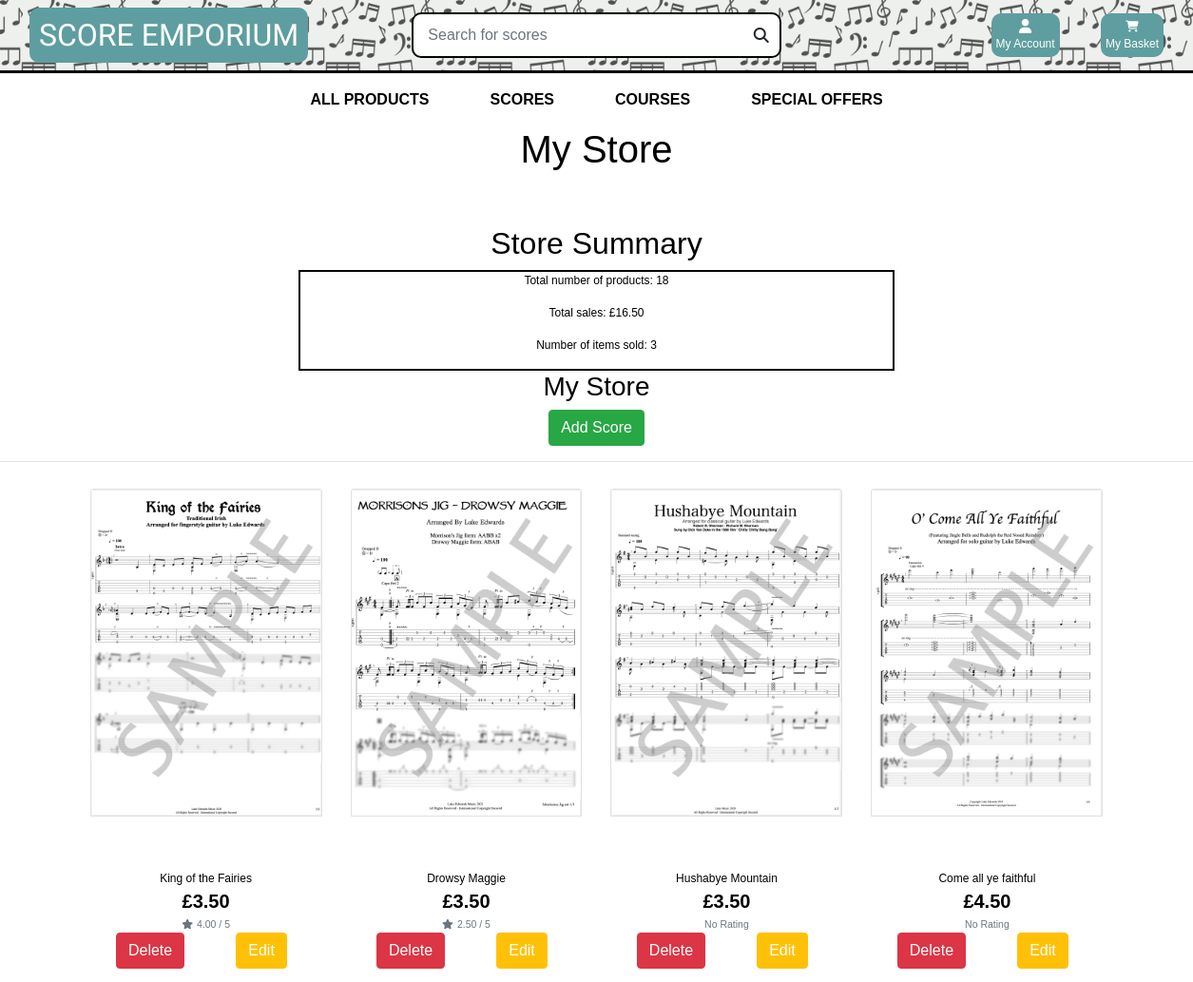
The page /profile/storefront/ (signed in, upper part) on the database as committed earlier.
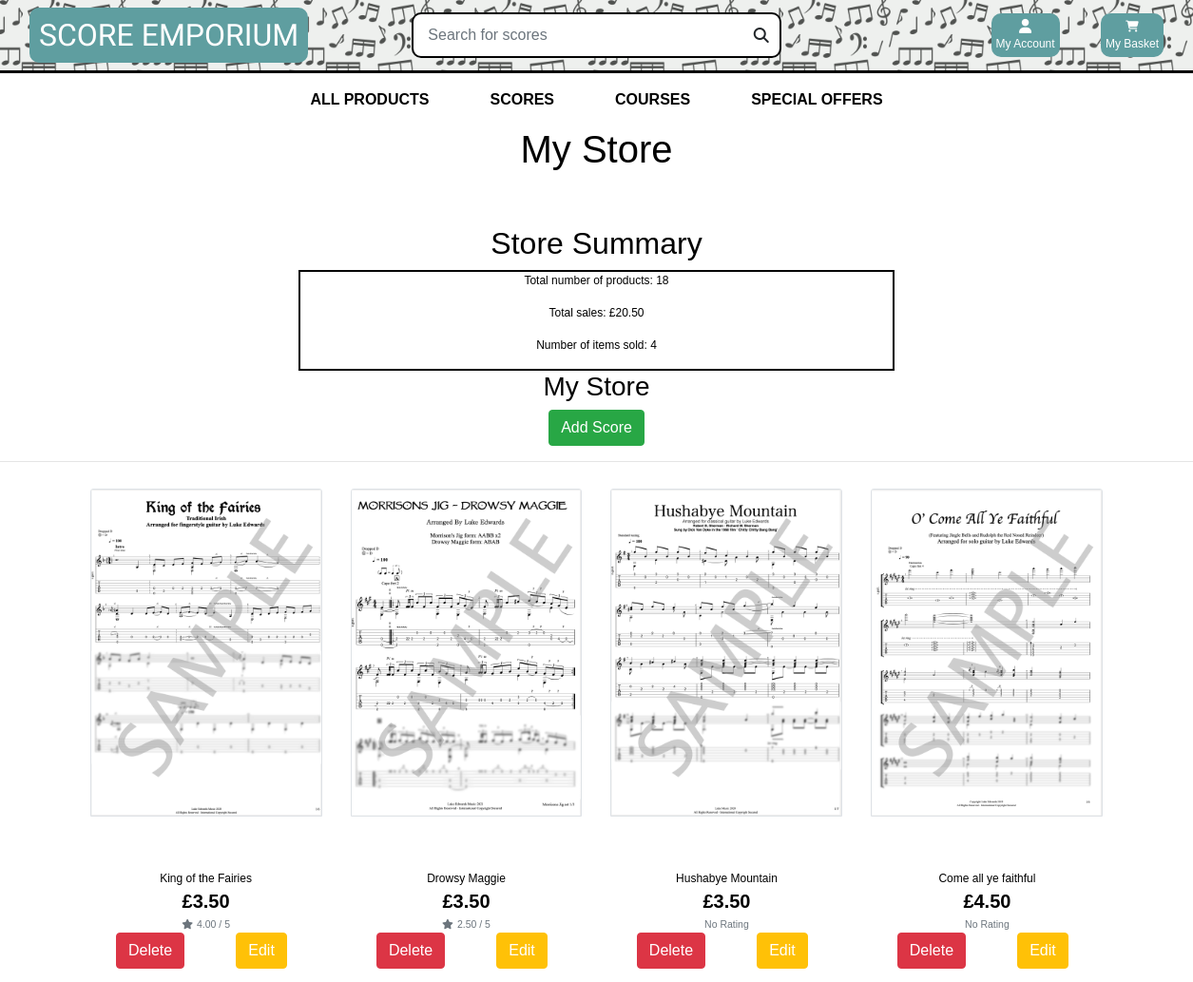
The same page on the database as committed later.
### user_profile/models.py (models this page shows, shortened)
class UserProfile(models.Model):
    user = models.OneToOneField(User, on_delete=models.CASCADE)
    purchased_scores = []
    sales_number = models.DecimalField(max_digits=10,decimal_places=0, default=0)
    sales_income = models.DecimalField(max_digits=10, decimal_places=2, default=0)
    money_due = models.DecimalField(max_digits=10, decimal_places=2, default=0)

### user_profile/views.py (the view)
# urls.py: path('storefront/', views.user_store, name='storefront'),
def user_store(request):
    profile = get_object_or_404(UserProfile, user=request.user)
    orders = profile.orders.all()
    products = Product.objects.all()
    all_products = products
    username= request.user.username
    queries = Q(vendor__iexact=username)
    products = products.filter(queries)
    product_number = products.count()
    purchased_scores = UserProfile.purchased_scores
    sales_number = profile.sales_number
    sales_income = profile.sales_income
    money_due = profile.money_due
    context = {
        'products': products,
        'username': username,
        'product_number': product_number,
        'purchased_scores': purchased_scores,
        'all_products': all_products,
        'profile': profile,
        'orders': orders,
        'sales_number':sales_number,
        'sales_income':sales_income,
        'money_due':money_due
    }
    if username == request.user.username:
        return render(request, 'user_profile/my_storefront.html', context)
    else:
        return render(request, 'user_profile/other_storefront.html', context)

### cart/contexts.py (called while the page is built, shortened)
def cart_contents(request):
    cart_items = []
    total = 0
    product_count = 0
    cart = request.session.get('cart', {})
    total = total
    context = {
        'cart_items': cart_items,
        'total': total,
        'product_count': product_count,
    }
    return context

### user_profile/templates/user_profile/my_storefront.html (shortened to what this page needs)
{% extends "base.html" %}
{% load static %}
{% block content %}
<div class=" text-black">
    <div class="row">
        <div class="col text-center mb-5">
            <h1>My Store</h1>
        </div>
    </div>
    <div class="row text-center">
        <div class="col center">
            <h2>Store Summary</h2>
            <div id="store-summary">
                <p>Total number of products: {{product_number}}</p>
                <p>Total sales: £{{sales_income}} </p>
                <p>Number of items sold: {{sales_number}}</p>
            </div>
        </div>
        <div class="row d-block">
            <div class="row text-center d-block">
                <div class="col ">
                    <h3>My Store</h3>
                    <a href="{% url 'add_product_store' %}" class="btn btn-success">Add Score</a>
                </div>
                <hr>
            </div>
            <div class=" col-10 offset-1">
              <div class="row">
                {% for product in products %}
                <div class="col-sm-6 col-md-6 col-lg-4 col-xl-3">
                  <div class="card h-100 border-0">
                    {% if product.image %}
                    <a href="{% url 'product_detail' product.id %}">
                        <img class="card-img-top img-fluid border" src="/media/{{product.image}}"
                            alt="{{ product.name }}">
                    </a>
                    {% else %}
                    <a href="{% url 'product_detail' product.id %}">
                        <img class="card-img-top img-fluid" src="/media/No_Image_Available.jpg"
                            alt="{{ product.name }}">
                    </a>
                    {% endif %}
                    <div class="card-body pb-0">
                    </div>
                    <div class="card-footer bg-white pt-0 border-0 text-center">
                        <div class="row">
                            <div class="card-body pb-0">
                                <p class="mb-0">{{ product.name }}</p>
                            </div>
                        </div>
                        <div class="row">
                            <div class="col">
                                <p class="lead mb-0 text-center font-weight-bold">£{{ product.price }}</p>
                                {% if product.rating %}
                                <small class="text-muted"><i class="fas fa-star mr-1"></i>{{ product.rating }} /
                                    5</small>
                                {% else %}
                                <small class="text-muted">No Rating</small>
                                {% endif %}
                            </div>
                        </div>
                        <div class="row g-0">
                            <div class="col d-block p-0 ">
                                <a href="#" data-toggle="modal" data-target="#exampleModal{{forloop.counter0}}"
                                    class="btn btn-danger">Delete</a>
                            </div>
                            <div class="col p-0 ">
                                <a href="{% url 'edit_product_store' product.id%}"
                                    class="btn btn-warning text-white">Edit</a>
                            </div>
                        </div>
                    </div>
                </div>
                </div>
                {% endfor %}
              </div>
            </div>
          </div>
    </div>
</div>
{% endblock %}

Rows that differ between the two databases and show on the page:
changed UserProfile: sales_income "16.50" → "20.50"; sales_number "3" → "4"
